Frame 1 (no input): blank canvas, image omitted
Frame 60 (no input): blank canvas, image omitted
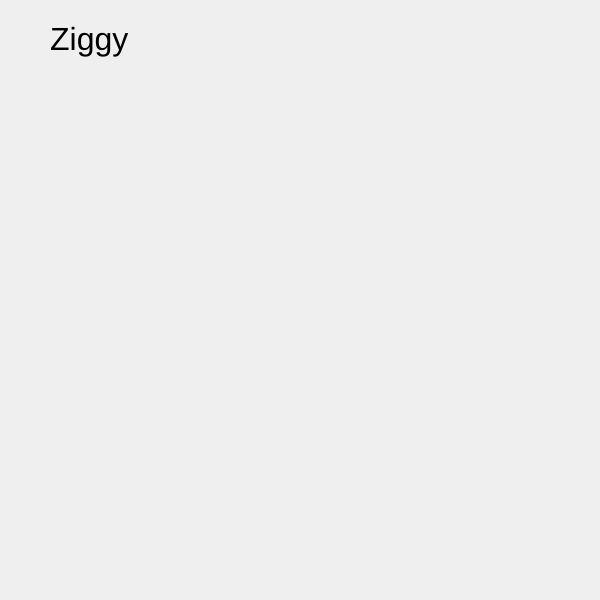
Frame 120 (the mouse pressed at the canvas centre since frame 60)

The p5.js sketch whose frames 1 and 60 were blank and that drew this single picture after the mouse press (run headless with seeded random() and noise() and a simulated clock; from frame 60 on, the mouse is pressed at the canvas centre):

// p5.js sketch
// ── sketch.js
    // dog I have loved be
    let dogs = [{
      name: "dillon",
      color: "dog treat color"
    }, {
      name: "Ziggy",
      color: "chartrese"
    }, {
      name: "mercedes",
      color: "poop"
    }, {
      name: "petunia",
      color: "rose gold"
    }, {
      name: "kloot",
      color: "coffee grind brown"
    }, {
      name: "nala",
      color: "stardust"
    }];

    let randomIndex;

    function setup() {
      createCanvas(600, 600);
      background(200);
      textSize(32);

    }

    function draw() {

    }

    function mousePressed() {

    if (dogs[0]){
      //this displays random name and splices it out of array
    background(random(200, 255));
    randomIndex = int(random(dogs.length));
    text(dogs[randomIndex].name, 50, 50);
    dogs.splice(randomIndex, 1);
  } else {
    background(random(200, 255));
    text("nothing left!", 50, 50)
  }
  }
